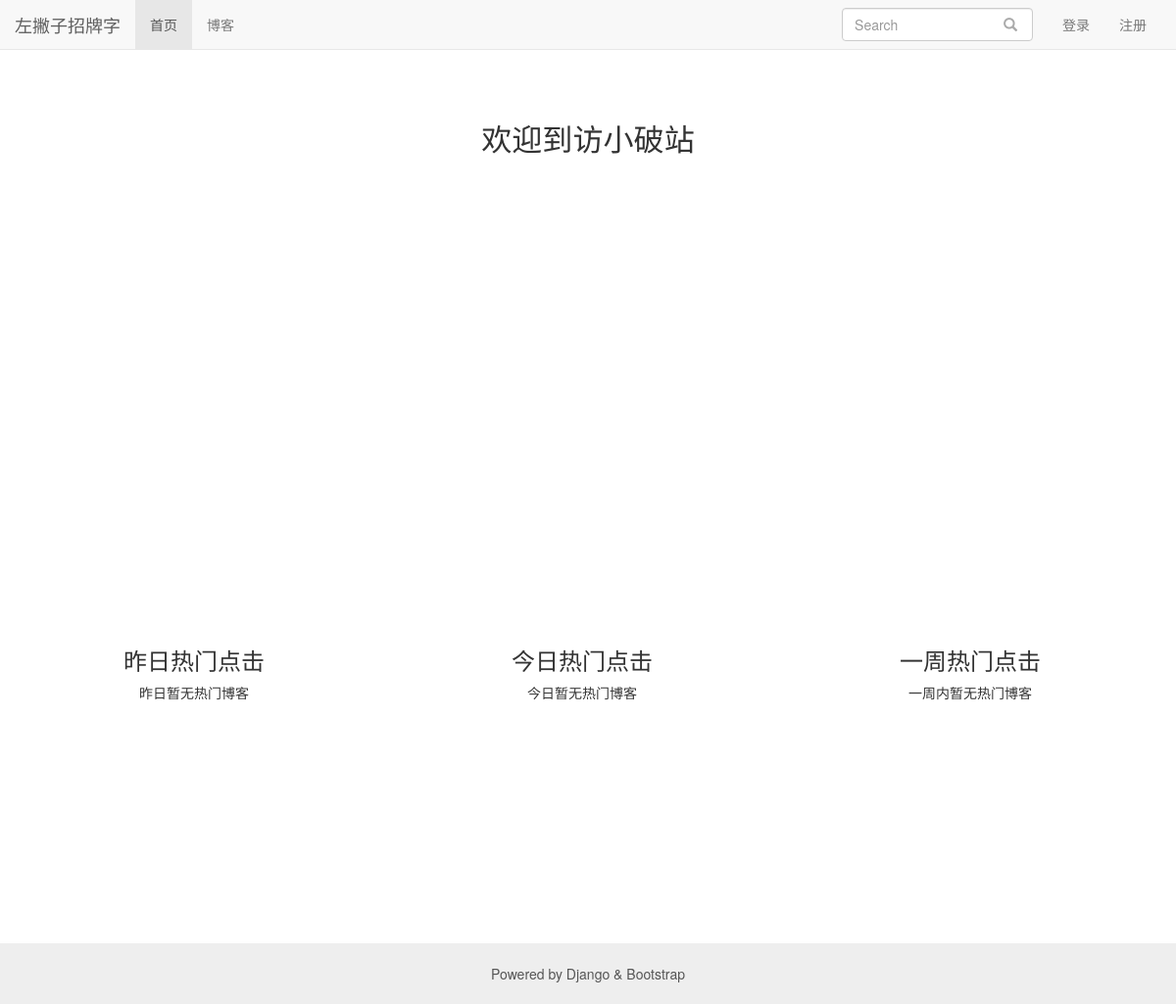
Before: / with the older database file.
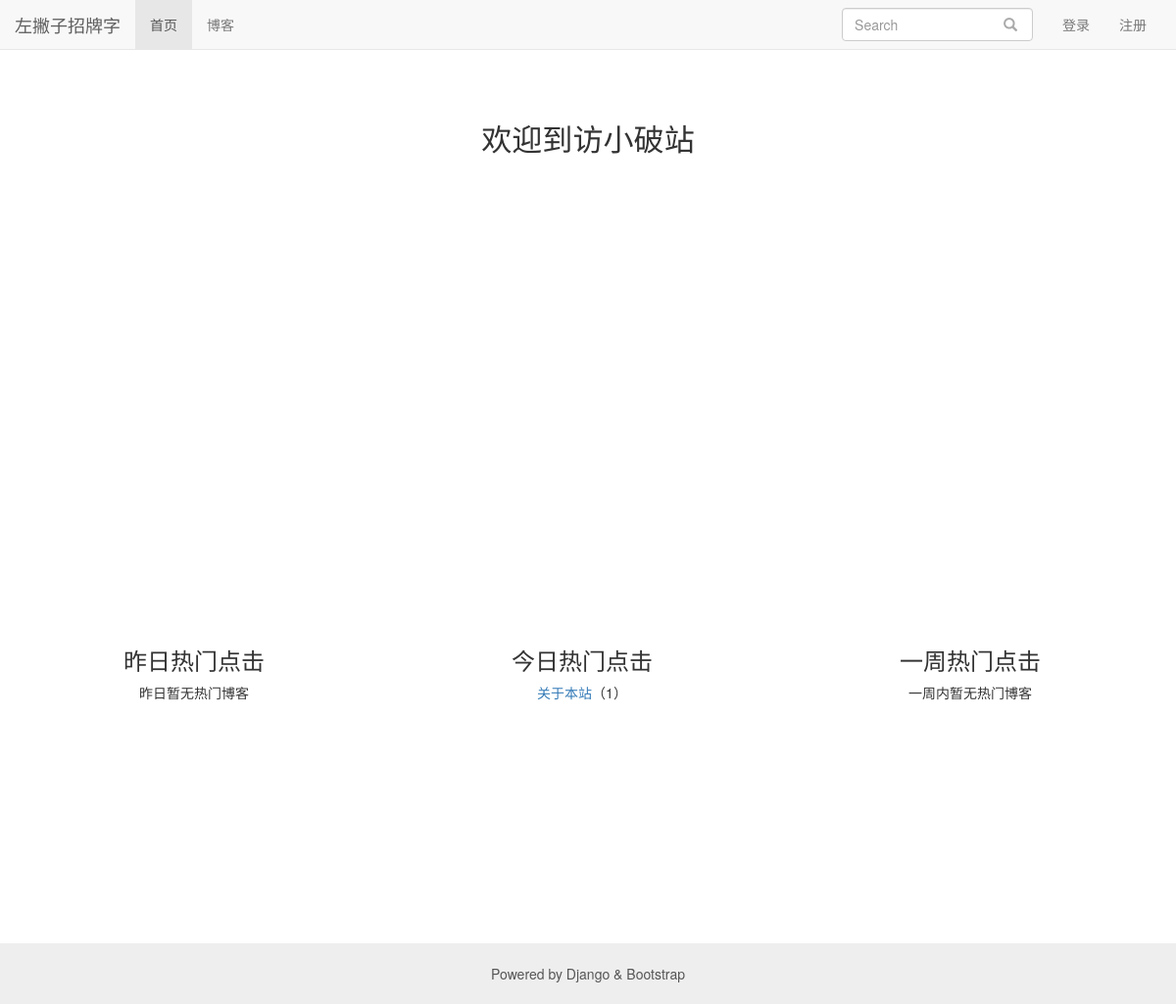
After: the same page with the newer database file.
### read_statistics/models.py (models this page shows)
class ReadDetail(models.Model):
    date = models.DateField(default=timezone.now)
    read_num = models.IntegerField(default=0)
    content_type = models.ForeignKey(ContentType, on_delete=models.CASCADE)
    object_id = models.PositiveIntegerField()
    content_object = GenericForeignKey('content_type', 'object_id')
    class Meta:
        verbose_name = '阅读记录'
        verbose_name_plural = verbose_name

### blog/models.py (models this page shows, shortened)
class Blog(models.Model, ReadNumMixin):
    title = models.CharField(max_length=50, verbose_name='标题')
    blog_type = models.ForeignKey(BlogType, on_delete=models.CASCADE, verbose_name='博客类型')
    content = RichTextUploadingField()
    author = models.ForeignKey(User, on_delete=models.CASCADE, verbose_name='作者')
    read_details = GenericRelation(ReadDetail)
    created_time = models.DateTimeField(default=timezone.now, verbose_name='创建时间')  # 创建数据时将默认写入当前的时间
    last_updated_time = models.DateTimeField(auto_now=True, verbose_name='更新时间')  # 每次数据更新时自动写入当前时间
    class Meta:
        ordering = ['-created_time']
        verbose_name = '博客'
        verbose_name_plural = verbose_name

### mysite/views.py (the view)
# urls.py: 2. Add a URL to urlpatterns:  path('', views.home, name='home')
def home(request):
    blog_contennt_type = ContentType.objects.get_for_model(Blog)
    dates, read_nums = get_seven_days_read_data(blog_contennt_type)
    today_hot_data = get_today_hot_data(blog_contennt_type)
    yesterday_hot_data = get_yesterday_hot_data(blog_contennt_type)
    seven_days_hot_blog = cache.get('seven_days_hot_blog')
    if seven_days_hot_blog is None:
        seven_days_hot_blog = get_seven_days_hot_blogs()
        cache.set('seven_days_hot_blog', seven_days_hot_blog, 600)
    context = {
        'dates': dates,
        'read_nums': read_nums,
        'today_hot_data': today_hot_data,
        'yesterday_hot_data': yesterday_hot_data,
        'seven_days_hot_blog': seven_days_hot_blog,
    }
    return render(request, 'home.html', context)

### user/forms.py (shortened to what this page needs)
class LoginForm(forms.Form):
    username_or_email = forms.CharField(label='用户名或邮箱',
                               widget=forms.TextInput(
                               attrs={'class':'form-control', 'placeholder':'请输入用户名'}))
    password = forms.CharField(label='密码',
                               widget=forms.PasswordInput(
                               attrs={'class':'form-control', 'placeholder':'请输入密码'}))

### mysite/views.py (called while the page is built)
def get_seven_days_hot_blogs():
    today = timezone.now().date()
    date = today - datetime.timedelta(days=7)
    blogs = Blog.objects.filter(read_details__date__lt=today, read_details__date__gte=date) \
                        .values('id', 'title') \
                        .annotate(read_num_sum=Sum('read_details__read_num')) \
                        .order_by('-read_num_sum')
    return blogs[:7]

### read_statistics/utils.py (called while the page is built)
def get_seven_days_read_data(content_type):
    today = timezone.now().date()
    dates = []
    read_nums = []
    for i in range(6, -1, -1):
        date = today - datetime.timedelta(days=i)
        dates.append(date.strftime('%m/%d'))
        read_details = ReadDetail.objects.filter(content_type=content_type, date=date)
        result = read_details.aggregate(read_num_sum=Sum('read_num'))
        read_nums.append(result['read_num_sum'] or 0)
    return dates, read_nums

def get_today_hot_data(content_type):
    today = timezone.now().date()
    read_details = ReadDetail.objects.filter(content_type=content_type, date=today).order_by('-read_num')
    return read_details[:7]

def get_yesterday_hot_data(content_type):
    today = timezone.now().date()
    yesterday = today - datetime.timedelta(days=1)
    read_details = ReadDetail.objects.filter(content_type=content_type,date=yesterday).order_by('-read_num')
    return read_details[:7]

### user/context_processors.py (called while the page is built)
def login_modal_form(request):
    return {'login_modal_form': LoginForm()}

### templates/home.html (shortened to what this page needs)
{% extends 'base.html' %}
{% load staticfiles %}
{% block header_extends %}
    <link rel="stylesheet" href="{% static 'home.css' %}">
{% endblock %}
{% block nav_home_active %}
    active
{% endblock %}
{% block content %}
    <h3 class="home-content">欢迎到访小破站</h3>
    <div id="container"></div>
    <div id="wrap">
        <div class="hot-data">
            <h3>昨日热门点击</h3>
            <ul>
                {% for hot_data in yesterday_hot_data %}
                    <li><a href="{% url 'blog_detail' hot_data.content_object.pk %}">{{ hot_data.content_object.title }}</a>（{{ hot_data.read_num }}）</li>
                {% empty %}
                    <li>昨日暂无热门博客</li>
                {% endfor %}
            </ul>
        </div>
        <div class="hot-data">
            <h3>今日热门点击</h3>
            <ul>
                {% for hot_data in today_hot_data %}
                    <li><a href="{% url 'blog_detail' hot_data.content_object.pk %}">{{ hot_data.content_object.title }}</a>（{{ hot_data.read_num }}）</li>
                {% empty %}
                    <li>今日暂无热门博客</li>
                {% endfor %}
            </ul>
        </div>
        <div class="hot-data">
            <h3>一周热门点击</h3>
            <ul>
                {% for hot_blog in seven_days_hot_blog %}
                    <li><a href="{% url 'blog_detail' hot_blog.id %}">{{ hot_blog.title }}</a>（{{ hot_blog.read_num_sum }}）</li>
                {% empty %}
                    <li>一周内暂无热门博客</li>
                {% endfor %}
            </ul>
        </div>
    </div>
{% endblock %}

### templates/base.html (shortened to what this page needs)
{% load staticfiles %}
{% load notifications_tags %}
<!DOCTYPE html>
<html lang="zh-CN">
<head>
    <link rel="stylesheet" href="{% static 'base.css' %}">
    <link rel="stylesheet" href="{% static 'bootstrap-3.3.7/css/bootstrap.min.css' %}">
    {% block header_extends %}
    {% endblock %}
</head>
<body>
    <div class="navbar navbar-default navbar-fixed-top" role="navigation">
        <div class="container-fluid">
            <div class="navbar-header">
                <a class="navbar-brand" href="{% url 'home' %}">左撇子招牌字</a>
            </div>
            <div id="navbar-collapse" class="collapse navbar-collapse">
                <ul class="nav navbar-nav">
                    <li class="{% block nav_home_active %}
                               {% endblock %}"
                    >
                        <a href="{% url 'home' %}">首页</a>
                    </li>
                    <li class="{% block nav_blog_active %}
                               {% endblock %}"
                    >
                        <a href="{% url 'blog_list' %}">博客</a>
                    </li>
                </ul>
                <ul class="nav navbar-nav navbar-right">
                    <li>
                        <form class="navbar-form search-form" action="{% url 'search' %}">
                            <div class="form-group">
                                <input type="text" name="wd" class="form-control" placeholder="Search">
                            </div>
                            <button type="submit" class="btn btn-default">
                                <span class="glyphicon glyphicon-search"></span>
                            </button>
                        </form>
                    </li>
                    {% if not user.is_authenticated %}
                        <li>
                            <a href="{% url 'user:login' %}?from={{ request.get_full_path }}">登录</a>
                        </li>
                        <li>
                            <a href="{% url 'user:register' %}?from={{ request.get_full_path }}">注册</a>
                        </li>
                    {% endif %}
                </ul>
            </div>
        </div>
    </div>
    {% block content %}
    {% endblock %}
    <div class="footer">
        <div class="website-info">
            <p>Powered by Django & Bootstrap </p>
        </div>
    </div>
</body>
</html>

### static/base.css (style rules this page uses)
* { margin: 0; padding: 0; }
body { margin-top: 70px!important; }
ul { list-style-type: none!important; }
ul.navbar-right { margin-right: 0; }
.search-form button[type="submit"] { background: none; border: none; margin-left: -3em; color: #aaa; }
div.footer { margin-top: 3em; background-color: #eee; color: #555; }
div.website-info { text-align: center; padding-top: 1.5em; padding-bottom: 1.5em; }
div.website-info p { margin-bottom: 0; }

### static/home.css (style rules this page uses)
h3.home-content { font-size: 222%; text-align: center; margin-top: 4em; margin-bottom: 2em; }
div#container { margin: 0 auto; height: 30em; min-width: 20em; max-width: 60em; }
div#wrap { display: flex; }
div.hot-data { width: 33%; height: 20em; text-align: center; }

Changed rows visible on the page:
added ReadDetail: content_object "关于本站", read_num "1"
Other visible differences:
text no longer shown: "今日暂无热门博客"
